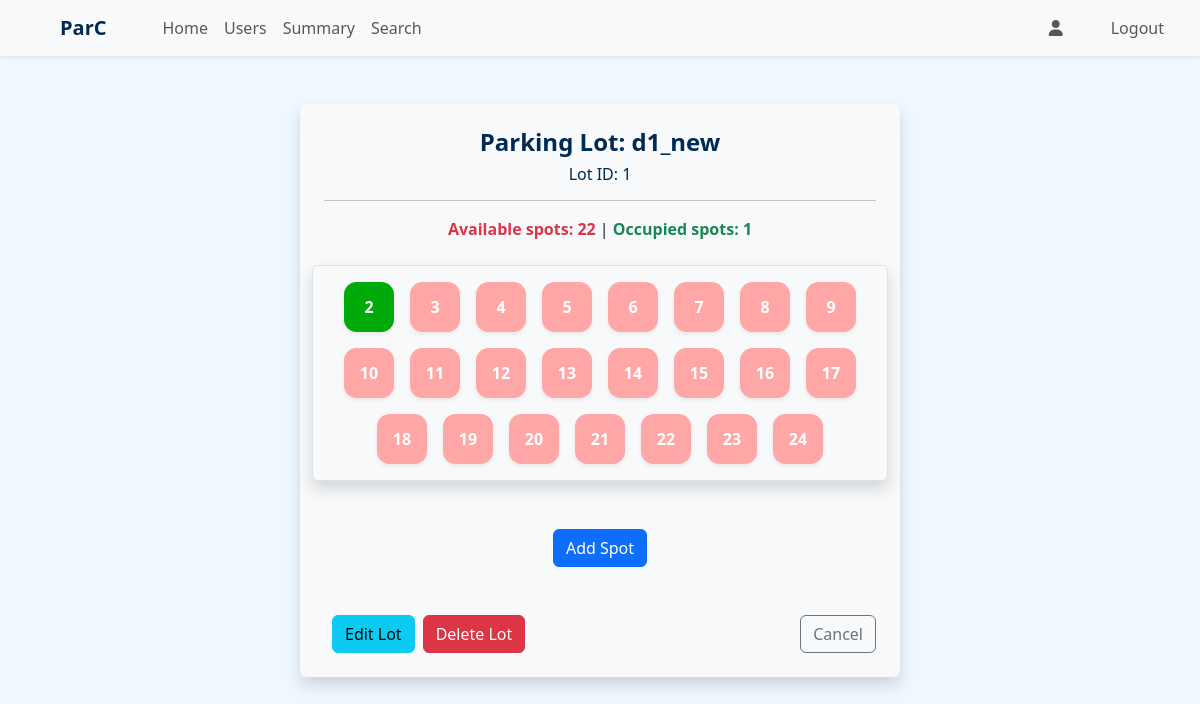
The app's page /admin/view_parking_lot/1 (signed in), older data.
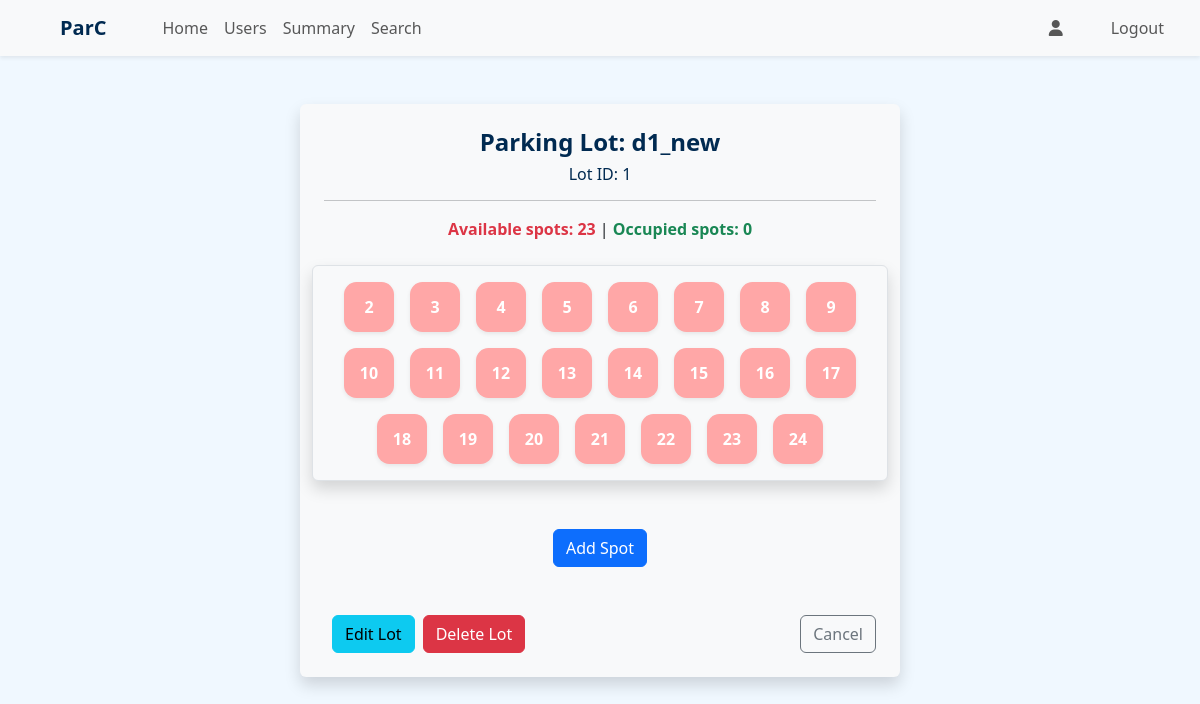
The same page, newer data.
### application/routes.py (the view)
@app.route('/admin/view_parking_lot/<int:lot_id>')
@auth_required()
@roles_required('admin')
def view_parking_lot(lot_id):
    lot = ParkingLot.query.get(lot_id)
    occupied_spots = get_reserved_spots_count(lot.id)
    available_spots = lot.spots_count - occupied_spots
    return render_template('view_lot.html', lot=lot, occupied_spots = occupied_spots, available_spots = available_spots)

### application/utils.py (called while the page is built)
def get_reserved_spots_count(lot_id):
    return ParkingSpot.query.filter_by(lot_id = lot_id, status = "occupied").count()

### templates/view_lot.html (shortened to what this page needs)
{% extends "admin_dashboard.html" %}
{% block content %}
<div class="container my-5 w-50 mx-auto bg-light p-4 rounded shadow">
    <div class="row justify-content-center mb-4">
        <div class="text-center">
            <h4 class="fw-semibold">Parking Lot: {{lot.pl_name}}</h4>
            <h6>Lot ID: {{lot.id}}</h6>
            <hr>
            <div>
                <span class="fw-semibold text-danger">Available spots: {{available_spots}} </span> |
                <span class="fw-semibold text-success">Occupied spots: {{occupied_spots}} </span>
            </div>
        </div>
    </div>
    <div class="row align-items-start justify-content-center gap-3 rounded p-3 bg-light shadow border">
        {% for spot in lot.spots %}
        <a href="{{url_for('get_spot', spot_id = spot.id)}}"
            class="spot_box shadow-sm {{'unavailable' if spot.status != 'available' else 'available'}} ">
            {{spot.id}}
        </a>
        {% else %}
        <div class="text-center">
            <h5 class="text-muted">No Spots Found</h5>
        </div>
        {% endfor %}
    </div>
    <div class="text-center my-5">
        <a href="{{url_for('create_spot', lot_id = lot.id)}}" class="btn btn-primary"> Add Spot</a>
    </div>
    <div class="d-flex justify-content-between">
        <div class="d-flex">
            <a href="{{url_for('edit_parking_lot', lot_id=lot.id)}}" class="btn btn-info mx-2">Edit Lot</a>
            <a href="{{url_for('delete_lot', lot_id = lot.id)}}" class="btn btn-danger">Delete Lot</a>
        </div>
        <a href="javascript:history.back()" class="btn btn-outline-secondary">Cancel</a>
    </div>
</div>
{% endblock %}

Row changes from the older to the newer data that the page shows:
changed ParkingSpot id 2: status "occupied" → "available" (drawn)
Text that changed along with them:
{{ available_spots }}: "22" → "23"
{{ occupied_spots }}: "1" → "0"
